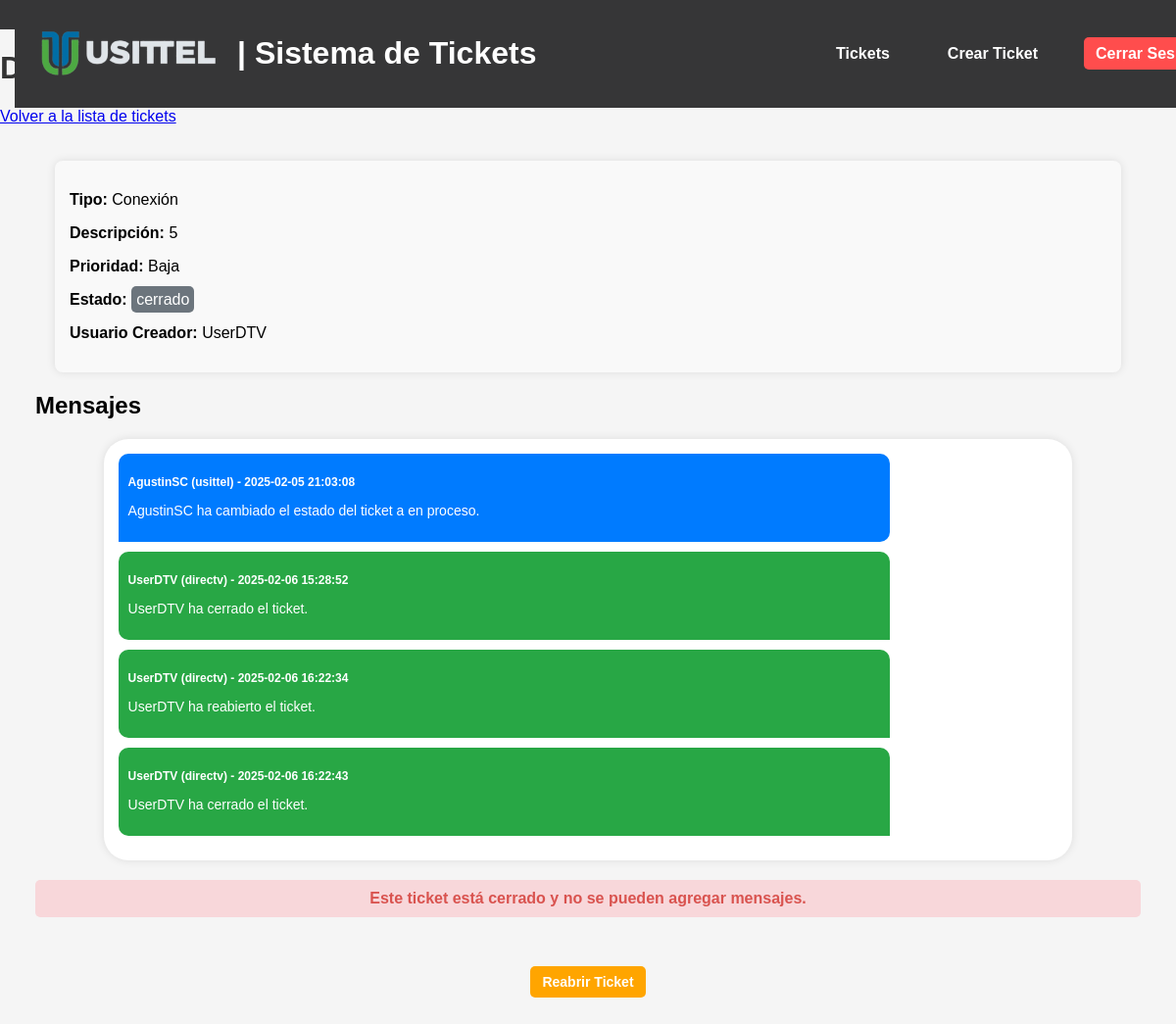
The app's page /ticket/69 (signed in) with its own data.
### tables this page shows
CREATE TABLE tickets (
    id INTEGER PRIMARY KEY AUTOINCREMENT,
    tipo TEXT NOT NULL,
    descripcion TEXT NOT NULL,
    prioridad TEXT NOT NULL,
    fecha_creacion DATETIME DEFAULT CURRENT_TIMESTAMP,
    usuario_creador TEXT NOT NULL,
    notas TEXT,
    archivo TEXT
, usuario_asignado TEXT, estado TEXT DEFAULT 'pendiente');

CREATE TABLE messages (
    id INTEGER PRIMARY KEY AUTOINCREMENT,
    ticket_id INTEGER NOT NULL,
    usuario TEXT NOT NULL,
    rol TEXT NOT NULL,
    mensaje TEXT NOT NULL,
    fecha TIMESTAMP DEFAULT CURRENT_TIMESTAMP,
    FOREIGN KEY (ticket_id) REFERENCES tickets (id)
);

### app.py (the view)
@app.route('/ticket/<int:id>', methods=['GET'])
@login_required
def view_ticket(id):
    conn = get_db_connection()
    ticket = conn.execute('SELECT * FROM tickets WHERE id = ?', (id,)).fetchone()
    messages = conn.execute('SELECT * FROM messages WHERE ticket_id = ? ORDER BY fecha ASC', (id,)).fetchall()
    conn.close()
    if not ticket:
        return "Ticket no encontrado", 404
    return render_template('view_ticket.html', ticket=ticket, messages=messages, current_user=current_user)

### app.py (called while the page is built)
def get_db_connection():
    conn = sqlite3.connect('database.db', timeout=10)  # Espera hasta 10 segundos si la base de datos está bloqueada
    conn.row_factory = sqlite3.Row
    return conn

@login_manager.user_loader
def load_user(user_id):
    conn = get_db_connection()
    user = conn.execute('SELECT * FROM users WHERE id = ?', (user_id,)).fetchone()
    conn.close()
    if user:
        return User(id=user['id'], username=user['username'], role=user['role'])
    return None

### templates/view_ticket.html (shortened to what this page needs)
{% extends "base.html" %}
{% block content %}
<h1>Detalles del Ticket #{{ ticket['id'] }}</h1>
<nav>
    <a href="/tickets" class="btn-back">Volver a la lista de tickets</a>
</nav>
<div style="margin: 3%">
    <div class="ticket-details">
        <p><strong>Tipo:</strong> {{ ticket['tipo'] }}</p>
        <p><strong>Descripción:</strong> {{ ticket['descripcion'] }}</p>
        <p><strong>Prioridad:</strong> {{ ticket['prioridad'] }}</p>
        <p><strong>Estado:</strong> <span class="estado-{{ ticket['estado']|lower }}">{{ ticket['estado'] }}</span></p>
        <p><strong>Usuario Creador:</strong> {{ ticket['usuario_creador'] }}</p>
    </div>
    <h2>Mensajes</h2>
    <div class="chat-container">
        {% for message in messages %}
        <div class="message {% if message['rol'] == 'usittel' %}usittel-message{% else %}directv-message{% endif %}">
            <p class="message-user"><strong>{{ message['usuario'] }} ({{ message['rol'] }})</strong> - {{
                message['fecha'] }}</p>
            <p class="message-text">{{ message['mensaje'] }}</p>
        </div>
        {% endfor %}
    </div>
    {% if ticket['estado'].lower() != 'cerrado' %}
    <div class="message-form">
        <h2>Agregar Mensaje</h2>
        <form method="POST" action="{{ url_for('add_message', ticket_id=ticket['id']) }}">
            <textarea name="mensaje" rows="6" required></textarea><br>
            <button type="submit" class="btn-action">Enviar</button>
        </form>
    </div>
    {% else %}
    <p class="closed-ticket-message"><strong>Este ticket está cerrado y no se pueden agregar mensajes.</strong></p>
    {% endif %}
    <div class="actions-container">
        {% if current_user.role == 'directv' and ticket.estado == 'cerrado' %}
        <form method="POST" action="{{ url_for('reopen_ticket', id=ticket.id) }}">
            <button type="button" class="btn-reopen confirm-reopen-ticket">Reabrir Ticket</button>
        </form>
        {% endif %}
    </div>
</div>
{% endblock %}

### static/styles.css (style rules this page uses)
body { font-family: Arial, sans-serif; margin: 0; padding: 0; background-color: #f5f5f5; }
.ticket-details { background: #f9f9f9; padding: 15px; margin: 20px; border-radius: 8px; box-shadow: 0 0 10px rgba(0, 0, 0, 0.1); }
h1 { color: #333; }
button { width: 100%; background: #007bff; color: white; border: none; padding: 10px; margin-top: 20px; border-radius: 5px; cursor: pointer; font-size: 16px; }
.estado-cerrado { background: #6c757d; color: white; padding: 5px; border-radius: 5px; }
.message-text { font-size: 14px; }
.chat-container { max-width: 85%; margin: 20px auto; padding: 15px; border-radius: 25px; background: #ffffff; box-shadow: 0 0 10px rgba(0, 0, 0, 0.1); }
.message { padding: 12px; border-radius: 8px; margin-bottom: 10px; max-width: 80%; font-size: 14px; }
.usittel-message { background-color: #007bff; color: white; align-self: flex-start; border-radius: 10px 10px 10px 0; padding: 10px; }
.directv-message { background-color: #28a745; color: white; align-self: flex-end; border-radius: 10px 10px 0 10px; padding: 10px; }
.message-user { font-size: 12px; font-weight: bold; margin-bottom: 5px; }
.actions-container { display: flex; justify-content: center; gap: 10px; margin: 30px; }
.btn-reopen { padding: 8px 12px; background-color: #ffa500; color: white; border: none; border-radius: 5px; cursor: pointer; font-size: 14px; font-weight: bold; transition: 0.3s ease; }
.closed-ticket-message { text-align: center; font-weight: bold; color: #d9534f; background: #f8d7da; padding: 10px; border-radius: 5px; }

### records on screen
tickets: tipo "Conexión", descripcion "5", prioridad "Baja", estado "cerrado", usuario_creador "UserDTV"
messages: usuario "AgustinSC", rol "usittel", fecha "2025-02-05 21:03:08", mensaje "AgustinSC ha cambiado el estado del ticket a en proceso."
messages: usuario "UserDTV", rol "directv", fecha "2025-02-06 15:28:52", mensaje "UserDTV ha cerrado el ticket."
messages: usuario "UserDTV", rol "directv", fecha "2025-02-06 16:22:34", mensaje "UserDTV ha reabierto el ticket."
messages: usuario "UserDTV", rol "directv", fecha "2025-02-06 16:22:43", mensaje "UserDTV ha cerrado el ticket."
